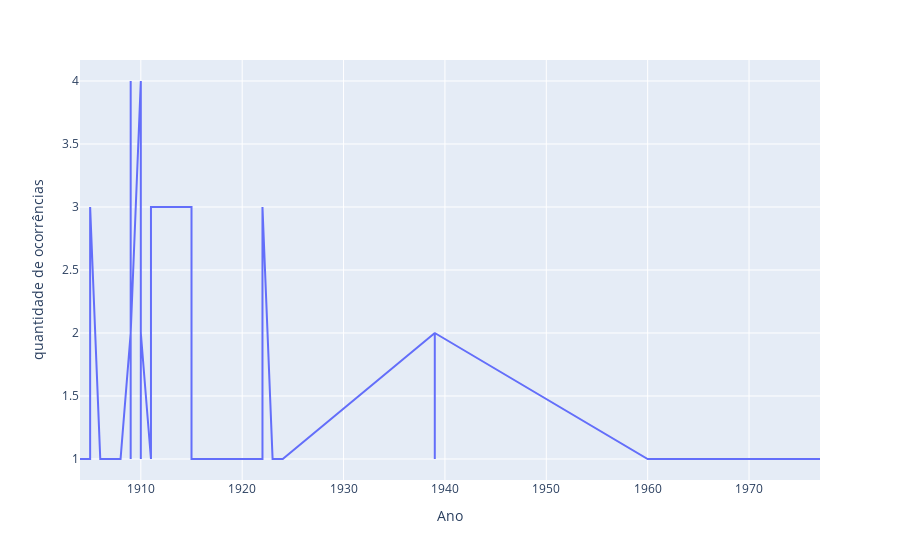

Notebook cell for this chart:
### Markdown cell above
### Gráfico de linha com Plotly

### Code cell
fig = px.line(df_ano_acervo, x='Ano', y='quantidade de ocorrências'
                 )
fig.show()

### Figure 1 — Plotly figure (JSON) as saved in the notebook; plotly's stock layout.template omitted (floating-point values rounded to 4 significant figures)
{"data": [{"hovertemplate": "Ano=%{x}<br>quantidade de ocorrências=%{y}<extra></extra>", "legendgroup": "", "line": {"color": "#636efa", "dash": "solid"}, "marker": {"symbol": "circle"}, "mode": "lines", "name": "", "orientation": "v", "showlegend": false, "type": "scatter", "x": [1904, 1905, 1905, 1905, 1906, 1907, 1908, 1908, 1909, 1909, 1909, 1909, 1909, 1910, 1910, 1910, 1911, 1911, 1911, 1911, 1911, 1911, 1911, 1915, 1915, 1915, 1916, 1916, 1916, 1916, 1916, 1920, 1921, 1922, 1922, 1922, 1922, 1922, 1923, 1924, 1939, 1939, 1939, 1960, 1977], "xaxis": "x", "y": [1, 1, 1, 3, 1, 1, 1, 1, 2, 1, 4, 3, 2, 4, 1, 2, 1, 1, 1, 1, 2, 2, 3, 3, 2, 1, 1, 1, 1, 1, 1, 1, 1, 1, 1, 1, 1, 3, 1, 1, 2, 1, 2, 1, 1], "yaxis": "y"}], "layout": {"legend": {"tracegroupgap": 0}, "margin": {"t": 60}, "xaxis": {"anchor": "y", "domain": [0, 1], "title": {"text": "Ano"}}, "yaxis": {"anchor": "x", "domain": [0, 1], "title": {"text": "quantidade de ocorrências"}}}}
